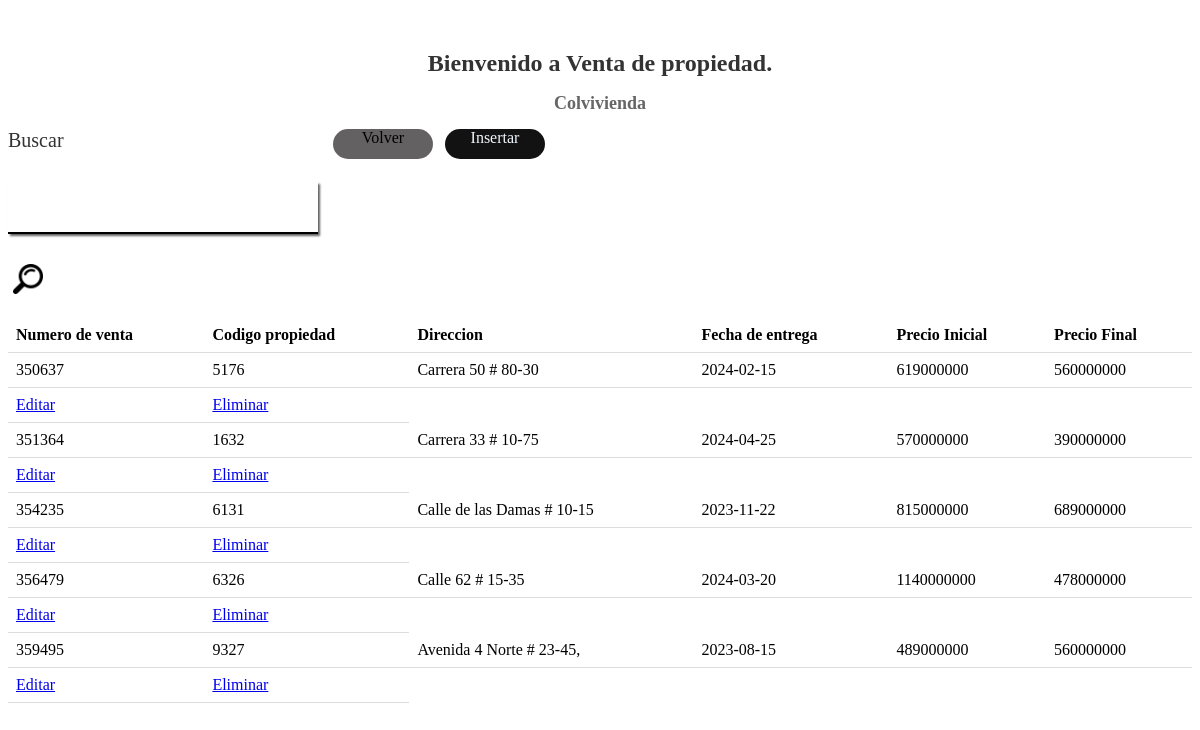
Page /read/pagina_de_venta_propiedad.php on the earlier database version.
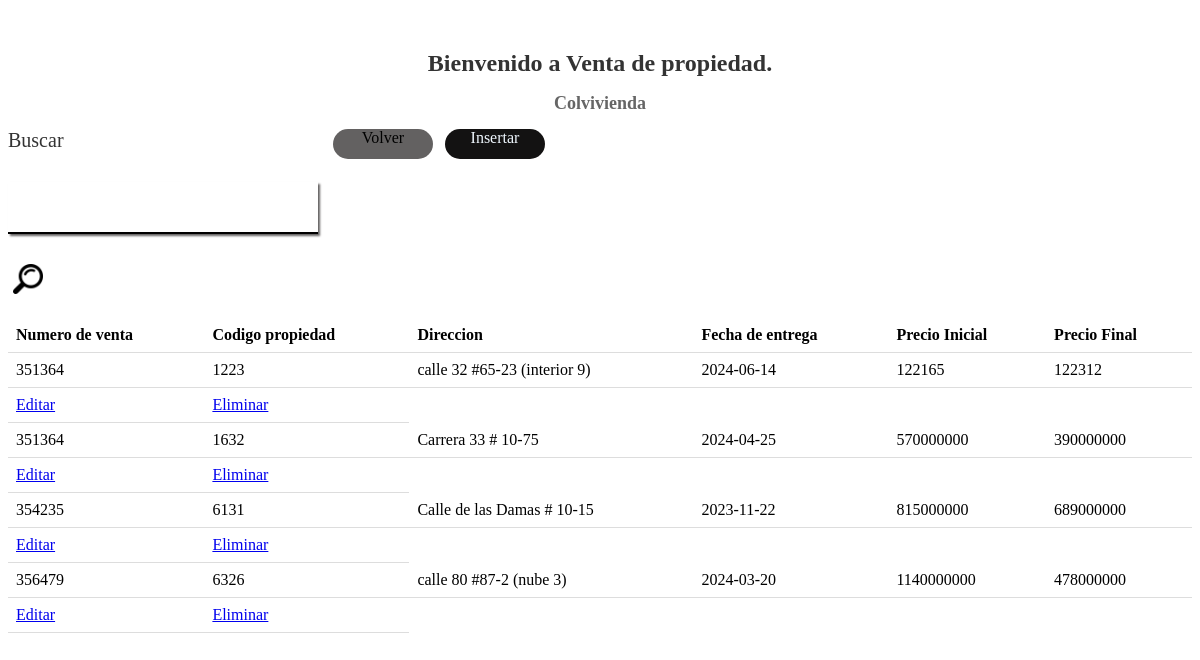
Same page on the later database version.
### tables this page shows
CREATE TABLE `venta_propiedad` (
  `nro_venta` varchar(10) NOT NULL,
  `codigo_propiedad` varchar(20) NOT NULL,
  `fecha_entrega` date NOT NULL,
  `precio_final` int(249) NOT NULL,
  PRIMARY KEY (`nro_venta`,`codigo_propiedad`),
  KEY `codigo_propiedad` (`codigo_propiedad`),
  CONSTRAINT `venta_propiedad_ibfk_1` FOREIGN KEY (`nro_venta`) REFERENCES `venta` (`nro_venta`),
  CONSTRAINT `venta_propiedad_ibfk_2` FOREIGN KEY (`codigo_propiedad`) REFERENCES `propiedad` (`codigo_propiedad`)
);

CREATE TABLE `propiedad` (
  `codigo_propiedad` varchar(20) NOT NULL,
  `direccion` varchar(100) NOT NULL,
  `foto` varchar(150) NOT NULL,
  `estado` varchar(2) NOT NULL,
  `propietario` varchar(20) NOT NULL,
  `metodo_pago` varchar(2) NOT NULL,
  `ciudad` varchar(2) NOT NULL,
  `barrio` varchar(2) NOT NULL,
  `precio` bigint(249) NOT NULL,
  `modelo` varchar(2) NOT NULL,
  `fecha_registro` date NOT NULL,
  `tipo_propiedad` varchar(2) NOT NULL,
  `edad` int(3) NOT NULL,
  `destinacion` varchar(2) NOT NULL,
  PRIMARY KEY (`codigo_propiedad`),
  KEY `ciudad` (`ciudad`),
  KEY `barrio` (`barrio`),
  KEY `propietario` (`propietario`),
  KEY `tipo_propiedad` (`tipo_propiedad`),
  KEY `metodo_pago` (`metodo_pago`),
  KEY `estado` (`estado`),
  KEY `modelo` (`modelo`),
  KEY `destinacion` (`destinacion`),
  CONSTRAINT `propiedad_ibfk_1` FOREIGN KEY (`ciudad`) REFERENCES `ciudad` (`codigo_ciudad`),
  CONSTRAINT `propiedad_ibfk_2` FOREIGN KEY (`barrio`) REFERENCES `barrio` (`codigo_barrio`),
  CONSTRAINT `propiedad_ibfk_3` FOREIGN KEY (`propietario`) REFERENCES `persona` (`identificacion`),
  CONSTRAINT `propiedad_ibfk_4` FOREIGN KEY (`tipo_propiedad`) REFERENCES `tipo_propiedad` (`codigo_tipo`),
  CONSTRAINT `propiedad_ibfk_5` FOREIGN KEY (`metodo_pago`) REFERENCES `metodo_pago` (`codigo_metodo`),
  CONSTRAINT `propiedad_ibfk_6` FOREIGN KEY (`estado`) REFERENCES `estado` (`codigo_estado`),
  CONSTRAINT `propiedad_ibfk_7` FOREIGN KEY (`modelo`) REFERENCES `modelo` (`codigo_modelo`),
  CONSTRAINT `propiedad_ibfk_8` FOREIGN KEY (`destinacion`) REFERENCES `destinacion` (`codigo_destinacion`)
);

### read/pagina_de_venta_propiedad.php (the view, shortened to what this page needs)
<!DOCTYPE html>
<html lang="en">
<head>
  <link rel="stylesheet" href="../css/reads.css">
</head>
<body>
  <div class="letrero">
    <h1>Bienvenido a Venta de propiedad.</h1>
    <h2>Colvivienda</h2>
  </div>
  <div class="container">
    <form name="buscar" id="buscar" action="" class="container__form">
      <label class="container__label" for="buscar">Buscar</label>
      <div class="container__input">
        <input class="container__input-text" type="text" name="buscar" id="buscar">
      </div>
      <a href="#" onclick="document.getElementById('buscar').submit();">
        <img class="container__img" src="../imgs/lupa.png" alt="lupa">
      </a>
    </form>
    <div class="container__boton">
      <div class="container__boton-volver">
        <a href="botones.php" class="container__boton-volver-text">Volver</a>
      </div>
      <div class="container__boton-insertar">
        <a href="../Insert/insertar_venta_propiedad-forma.php" class="container__boton-insertar-text">Insertar</a>
      </div>
    </div>
  </div>
  <?php
  $mysql_host = 'localhost';
  $mysql_user = 'root';
  $password = '';
  $dbhandle = mysqli_connect($mysql_host, $mysql_user, $password) or die('Problemas de conexión con DB');
  if (empty($_GET['buscar'])) {
    $matriz = mysqli_query($dbhandle, "select a.nro_venta, a.codigo_propiedad, b.direccion, a.fecha_entrega, b.precio, a.precio_final FROM venta_propiedad a, propiedad b WHERE a.codigo_propiedad = b.codigo_propiedad;");
  }
  echo "<table>";
  echo "
      <tr>
        <th>Numero de venta</th>
        <th>Codigo propiedad</th>
        <th>Direccion</th>
        <th>Fecha de entrega</th>
        <th>Precio Inicial</th>
        <th>Precio Final</th>
     </tr>";
  while ($row = mysqli_fetch_array($matriz, MYSQLI_ASSOC)) {
    echo "<tr>";
    echo "<td>" . $row['nro_venta'] . "</td>";
    echo "<td>" . $row['codigo_propiedad'] . "</td>";
    echo "<td>" . $row['direccion'] . "</td>";
    echo "<td>" . $row['fecha_entrega'] . "</td>";
    echo "<td>" . $row['precio'] . "</td>";
    echo "<td>" . $row['precio_final'] . "</td>";
    echo "</tr>";
    echo "<td><a href='../update/venta-propiedad.php?codigo=" . $row['nro_venta'] . "'>Editar</a></td>";
    echo "<td><a href='javascript:preguntar(\"" . $row['nro_venta'] . "\")'>Eliminar</a></td>";
  }
  echo "</table>";
  ?>
</body>
</html>

### css/reads.css (style rules this page uses)
table { width: 100%; border-collapse: collapse; margin-top: 20px; }
th, td { padding: 8px; text-align: left; border-bottom: 1px solid #ddd; }
.letrero { display: block; text-align: center; margin-top: 50px; }
.letrero h1 { font-size: 24px; color: #333; }
.letrero h2 { font-size: 18px; color: #666; }
.container { display: flex; flex-direction: row; gap: 15px; }
.container__label { font-size: 20px; color: #333; margin-right: 15px; }
.container__input { margin: 1.875rem 0; width: 310px; border-bottom: 2px solid #000000; box-shadow: 2px 2px 2px #636161; }
.container__input-text { width: 310px; height: 3.125rem; background: transparent; border: none; outline: none; font-size: 1em; padding: 0 35px 0 5px; color: #000000; }
.container__img { width: 30px; height: 30px; margin-left: 5px; }
.container__boton { display: flex; flex-direction: row; gap: 12px; }
.container__boton-volver { text-align: center; height: 30px; width: 100px; background-color: #636161; border-radius: 15px; }
.container__boton-insertar { text-align: center; height: 30px; width: 100px; text-decoration: none; background-color: #131212; border-radius: 15px; }
.container__boton-volver-text { text-align: center; color: #000000; text-decoration: none; }
.container__boton-insertar-text { text-align: center; color: aliceblue; text-decoration: none; }

Differences in the rows shown:
removed venta_propiedad: nro_venta "350637", codigo_propiedad "5176", codigo_propiedad.direccion "Carrera 50 # 80-30", fecha_entrega "2024-02-15", codigo_propiedad.precio "619000000", precio_final "560000000"
removed venta_propiedad: nro_venta "359495", codigo_propiedad "9327", codigo_propiedad.direccion "Avenida 4 Norte # 23-45,", fecha_entrega "2023-08-15", codigo_propiedad.precio "489000000", precio_final "560000000"
added venta_propiedad: nro_venta "351364", codigo_propiedad "1223", codigo_propiedad.direccion "calle 32 #65-23 (interior 9)", fecha_entrega "2024-06-14", codigo_propiedad.precio "122165", precio_final "122312"
changed through a linked row, venta_propiedad: codigo_propiedad.direccion "Calle 62 # 15-35" → "calle 80 #87-2 (nube 3)"
